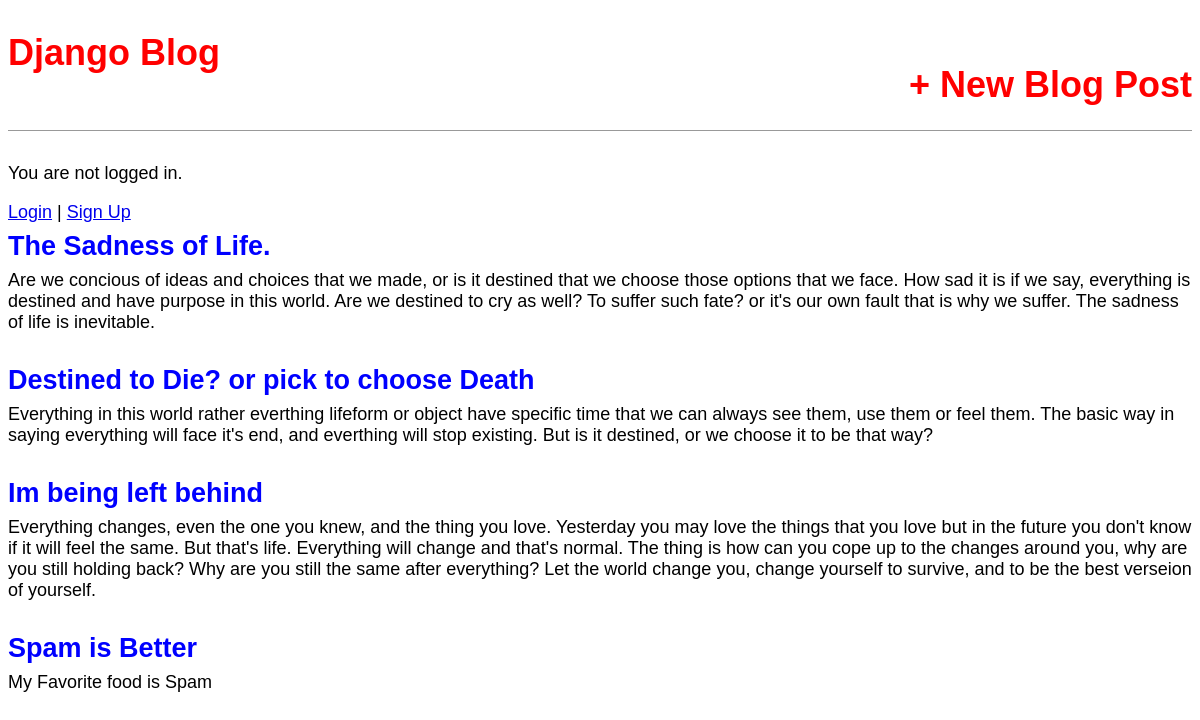
The page / on the database its author committed.
### blog/models.py (models this page shows, shortened)
class Post(models.Model):
    title = models.CharField(max_length=200)  # field for title
    author = models.ForeignKey(
        "auth.User",
        on_delete=models.CASCADE,
    )
    body = models.TextField()  # field for blog of the author

### blog/views.py (the view)
# urls.py: path("", BlogListView.as_view(), name="home"),
class BlogListView(ListView):
    model = Post  # put our database model Post inside model variable
    template_name = "home.html"

### templates/home.html
{% extends "base.html" %}
{% block content%}
{% for post in post_list%}
<div class="post-entry">
  <h2>
    <a href="{% url 'post_detail' post.pk %}">{{post.title}}</a>
  </h2>
  <p>{{post.body}}</p>
</div>
{% endfor %}
{% endblock content%}

### templates/base.html (shortened to what this page needs)
{% load static %}
<!DOCTYPE html>
<html lang="en">
  <head>
    <link rel="stylesheet" href="{% static 'css/base.css' %}" />
  </head>
  <body>
    <header>
      <div class="nav-left">
        <h1>
          <a href="{% url 'home' %}">Django Blog</a>
        </h1>
      </div>
      <div class="nav-right">
        <h1>
          <a href="{% url 'post_new' %}">+ New Blog Post</a>
        </h1>
      </div>
    </header>
    {% if user.is_authenticated %}
    <p>Hi {{ user.username }}</p>
    <a href="{% url 'logout' %}">Logout</a>
    {% else %}
    <p>You are not logged in.</p>
    <a href="{% url 'login' %}">Login</a> |
    <a href="{% url 'signup' %}">Sign Up</a>
    {% endif %}
    {% block content%}{% endblock content%}
  </body>
</html>

### static/css/base.css (style rules this page uses)
body { font-family: "Source Sans Pro", sans-serif; font-size: 18px; }
header { border-bottom: 1px solid #999; margin-bottom: 2rem; display: flex; }
header h1 a { color: red; text-decoration: none; }
.nav-left { margin-right: auto; }
.nav-right { display: flex; padding-top: 2rem; }
.post-entry { margin-bottom: 2rem; }
.post-entry h2 { margin: 0.5rem 0; }
.post-entry h2 a, .post-entry h2 a:visited { color: blue; text-decoration: none; }
.post-entry p { margin: 0; font-weight: 400; }

### rows shown on the page
Post: title "The Sadness of Life.", body "Are we concious of ideas and choices that we made, or is it destined that we choose those options that we face. How sad it is if we say, everything is destined and have purpose in this world. Are we destined to cry as well? To suffer such fate? or it's our own fault that is why we suffer. The sadness of life is inevitable."
Post: title "Destined to Die? or pick to choose Death", body "Everything in this world rather everthing lifeform or object have specific time that we can always see them, use them or feel them. The basic way in saying everything will face it's end, and everthing will stop existing. But is it destined, or we choose it to be that way?"
Post: title "Im being left behind", body "Everything changes, even the one you knew, and the thing you love. Yesterday you may love the things that you love but in the future you don't know if it will feel the same. But that's life. Everything will change and that's normal. The thing is how can you cope up to the changes around you, why are you still holding back? Why are you still the same after everything? Let the world change you, change yourself to survive, and to be the best verseion of yourself."
Post: title "Spam is Better", body "My Favorite food is Spam"
